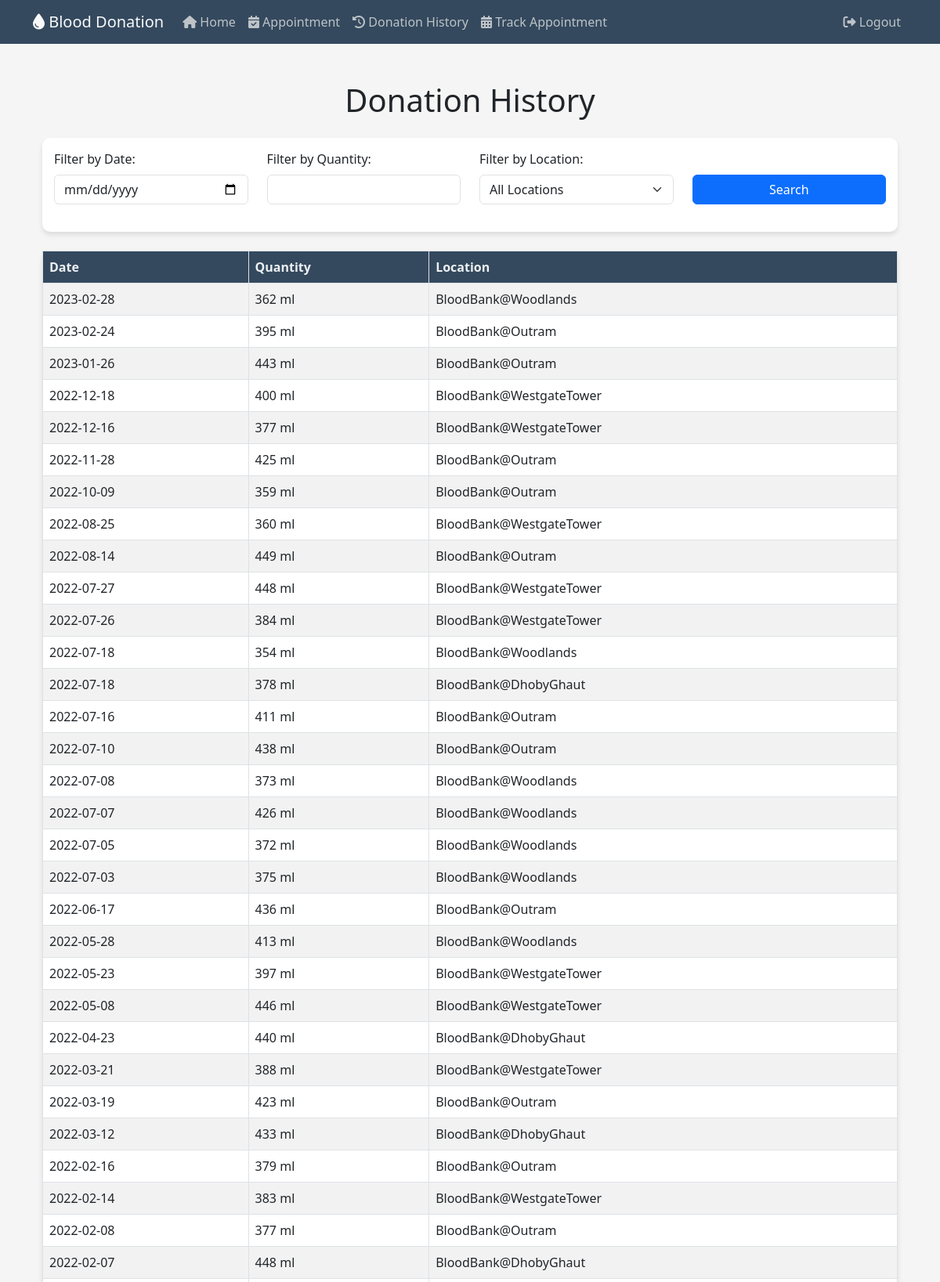
Screenshot of /donationhistory (signed in, upper part) with the database file from the repository.
### website/models.py (models this page shows)
class Donations(db.Model):
    DonationID = db.Column(db.Integer, primary_key=True, autoincrement=True)
    DonorID = db.Column(db.Integer, db.ForeignKey('donors.DonorID'))
    DonationDate = db.Column(db.Date, nullable=False)
    Quantity = db.Column(db.Integer, nullable=False)
    Location = db.Column(db.String(50), nullable=False)

### website/views.py (the view)
@views.route('/donationhistory')
def donationhistory():
    logged_in_user_email = session['email']
    user = Users.get_by_email(logged_in_user_email)
    donor_id = user.donor.DonorID
    stmt = select(Donations.DonationDate, Donations.Quantity, Donations.Location).where(Donations.DonorID == donor_id).order_by(Donations.DonationDate.desc())
    result = db.session.execute(stmt)
    donations = result.fetchall()
    return render_template('donationhistory.html', donations=donations)

### website/models.py (called while the page is built)
    def get_by_email(email):
        return Users.query.filter_by(Email=email).first()

### website/templates/donationhistory.html (shortened to what this page needs)
{% extends "base.html" %}
{% block text %}
<div class="container my-5">
    <h1 class="mb-4">Donation History</h1>
    <div class="form-custom mb-4">
        <div class="row">
            <div class="col-md-3 filter-input">
                <label for="filter-date" class="form-label">Filter by Date:</label>
                <input type="date" class="form-control" id="filter-date">
            </div>
            <div class="col-md-3 filter-input">
                <label for="filter-quantity" class="form-label">Filter by Quantity:</label>
                <input type="number" class="form-control" id="filter-quantity">
            </div>
            <div class="col-md-3 filter-input">
                <label for="filter-location" class="form-label">Filter by Location:</label>
                <select class="form-select" id="filter-location">
                    <option value="">All Locations</option>
                </select>
            </div>
            <div class="col-md-3 filter-input d-flex align-items-end">
                <button class="btn btn-primary" id="search-btn">Search</button>
            </div>
        </div>
    </div>
    <table class="table table-striped table-bordered table-custom">
        <thead>
            <tr>
                <th>Date</th>
                <th>Quantity</th>
                <th>Location</th>
            </tr>
        </thead>
        <tbody>
            {% for donation in donations %}
                <tr>
                    <td>{{ donation[0] }}</td>
                    <td>{{ donation[1] }} ml</td>
                    <td>{{ donation[2] }}</td>
                </tr>
            {% else %}
                <tr>
                    <td colspan="3" class="text-center">No donations available</td>
                </tr>
            {% endfor %}
        </tbody>
    </table>
</div>
{% endblock %}

### website/static/styles.css (style rules this page uses)
body { font-family: 'Poppins', sans-serif; background-color: #f5f5f5 !important; }
h1 { font-size: 36px; margin: 20px 0; text-align: center; color: #4a4a4a; }
.btn-primary { background-color: #007bff; border-color: #007bff; transition: background-color 0.3s, border-color 0.3s; }

### website/templates/donationhistory.html (style rules this page uses)
.table-custom { background-color: #fff; border-radius: 10px; box-shadow: 0 4px 6px rgba(0, 0, 0, 0.1); }
.table-custom thead th { background-color: #34495e; color: #ecf0f1; }
.form-custom { padding: 15px; background-color: #fff; border-radius: 10px; box-shadow: 0 4px 6px rgba(0, 0, 0, 0.1); }
.filter-input { margin-bottom: 20px; }
#search-btn { width: 100%; margin-top: 30px; }

### rows the page displays
Donations: DonationDate "2023-02-28", Quantity "362", Location "BloodBank@Woodlands"
Donations: DonationDate "2023-02-24", Quantity "395", Location "BloodBank@Outram"
Donations: DonationDate "2023-01-26", Quantity "443", Location "BloodBank@Outram"
Donations: DonationDate "2022-12-18", Quantity "400", Location "BloodBank@WestgateTower"
Donations: DonationDate "2022-12-16", Quantity "377", Location "BloodBank@WestgateTower"
Donations: DonationDate "2022-11-28", Quantity "425", Location "BloodBank@Outram"
Donations: DonationDate "2022-10-09", Quantity "359", Location "BloodBank@Outram"
Donations: DonationDate "2022-08-25", Quantity "360", Location "BloodBank@WestgateTower"
Donations: DonationDate "2022-08-14", Quantity "449", Location "BloodBank@Outram"
Donations: DonationDate "2022-07-27", Quantity "448", Location "BloodBank@WestgateTower"
Donations: DonationDate "2022-07-26", Quantity "384", Location "BloodBank@WestgateTower"
Donations: DonationDate "2022-07-18", Quantity "354", Location "BloodBank@Woodlands"
Donations: DonationDate "2022-07-18", Quantity "378", Location "BloodBank@DhobyGhaut"
Donations: DonationDate "2022-07-16", Quantity "411", Location "BloodBank@Outram"
Donations: DonationDate "2022-07-10", Quantity "438", Location "BloodBank@Outram"
Donations: DonationDate "2022-07-08", Quantity "373", Location "BloodBank@Woodlands"
Donations: DonationDate "2022-07-07", Quantity "426", Location "BloodBank@Woodlands"
Donations: DonationDate "2022-07-05", Quantity "372", Location "BloodBank@Woodlands"
Donations: DonationDate "2022-07-03", Quantity "375", Location "BloodBank@Woodlands"
Donations: DonationDate "2022-06-17", Quantity "436", Location "BloodBank@Outram"
Donations: DonationDate "2022-05-28", Quantity "413", Location "BloodBank@Woodlands"
Donations: DonationDate "2022-05-23", Quantity "397", Location "BloodBank@WestgateTower"
Donations: DonationDate "2022-05-08", Quantity "446", Location "BloodBank@WestgateTower"
Donations: DonationDate "2022-04-23", Quantity "440", Location "BloodBank@DhobyGhaut"
Donations: DonationDate "2022-03-21", Quantity "388", Location "BloodBank@WestgateTower"
Donations: DonationDate "2022-03-19", Quantity "423", Location "BloodBank@Outram"
Donations: DonationDate "2022-03-12", Quantity "433", Location "BloodBank@DhobyGhaut"
Donations: DonationDate "2022-02-16", Quantity "379", Location "BloodBank@Outram"
Donations: DonationDate "2022-02-14", Quantity "383", Location "BloodBank@WestgateTower"
Donations: DonationDate "2022-02-08", Quantity "377", Location "BloodBank@Outram"
Donations: DonationDate "2022-02-07", Quantity "448", Location "BloodBank@DhobyGhaut"
